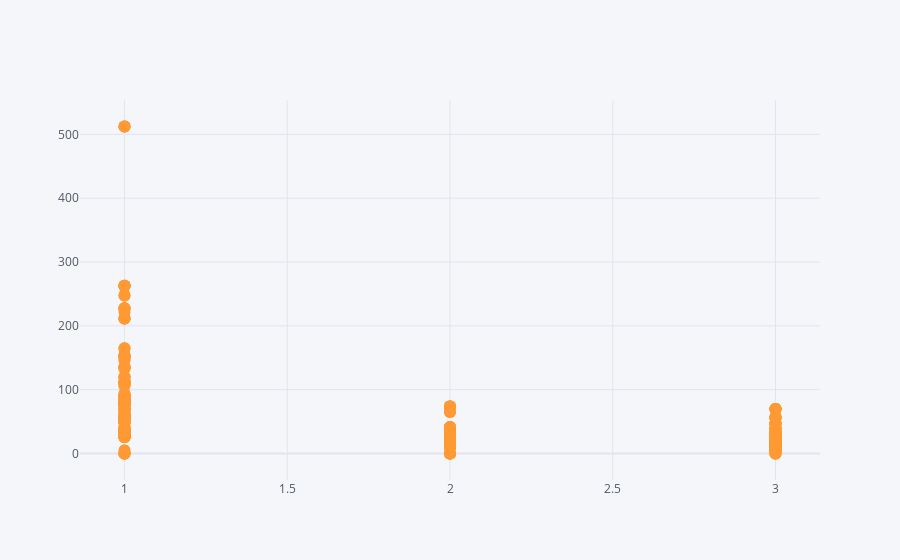

The notebook cell saved with this chart:
### Code cell
df2.iplot(y='fare',x='pclass',mode='markers')

### Figure 1 — Plotly figure (JSON) as saved in the notebook; plotly's stock layout.template omitted (floating-point values rounded to 4 significant figures; data arrays with more than 128 entries replaced by an {"elided": "..."} marker saying what was removed)
{"data": [{"line": {"color": "rgba(255, 153, 51, 1.0)", "dash": "solid", "shape": "linear", "width": 1.3}, "marker": {"size": 12, "symbol": "circle"}, "mode": "markers", "name": "fare", "text": "", "type": "scatter", "x": {"elided": "891 int values"}, "y": {"elided": "891 float values"}}], "layout": {"legend": {"bgcolor": "#F5F6F9", "font": {"color": "#4D5663"}}, "paper_bgcolor": "#F5F6F9", "plot_bgcolor": "#F5F6F9", "title": {"font": {"color": "#4D5663"}}, "xaxis": {"gridcolor": "#E1E5ED", "showgrid": true, "tickfont": {"color": "#4D5663"}, "title": {"font": {"color": "#4D5663"}, "text": ""}, "zerolinecolor": "#E1E5ED"}, "yaxis": {"gridcolor": "#E1E5ED", "showgrid": true, "tickfont": {"color": "#4D5663"}, "title": {"font": {"color": "#4D5663"}, "text": ""}, "zerolinecolor": "#E1E5ED"}}}
